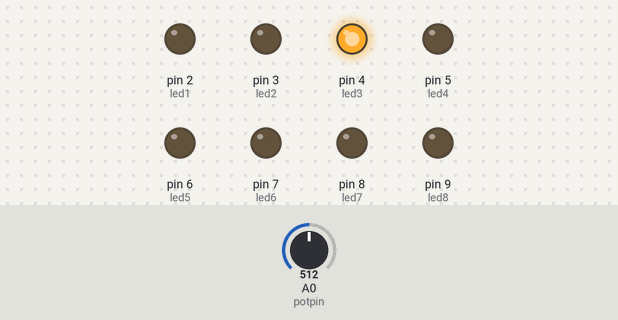
Bench run of a sketch on a simulated Arduino Uno, built with avr-gcc and run on an emulated ATmega328P. Parts: output pins drawn as LEDs (lit = HIGH). Dashed ring = blinking. The inputs (shaded band) are chosen by the test bench; at power-on: A0 (potpin) = 512.

Above: at 4.8 s.
4.9 s: A0 (potpin) set to 0
At 9.4 s:
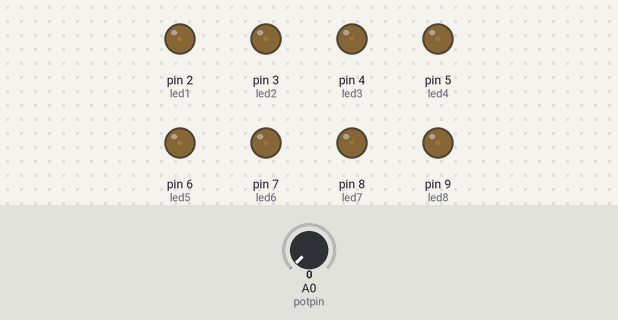
10.0 s: A0 (potpin) set to 122
At 10.3 s:
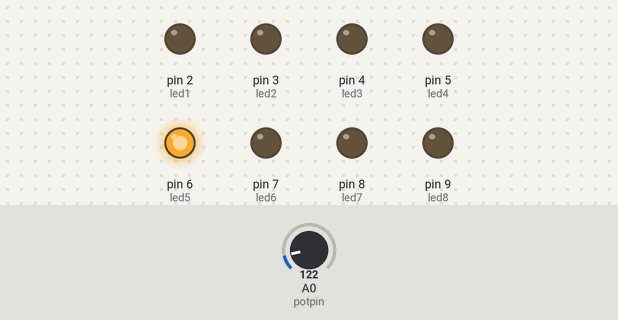
15.1 s: A0 (potpin) set to 306
At 16.01 s:
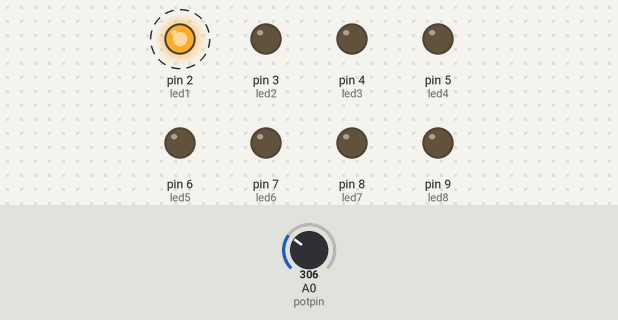
Timing chart, 0 to 26.2 s (numbered marks = the images above; inputs shaded):
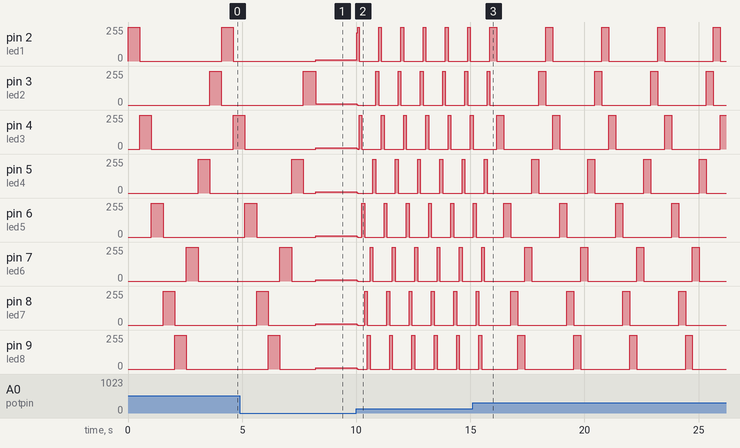

The sketch:

sketch_mar10b.ino
```cpp
int led1= 2;
int led2= 3;
int led3= 4;
int led4= 5;
int led5= 6;
int led6= 7;
int led7= 8;
int led8= 9;
int potpin = A0;

void setup()
{

  pinMode(led1,OUTPUT);
  pinMode(led2,OUTPUT);
  pinMode(led3,OUTPUT);
  pinMode(led4,OUTPUT);
  pinMode(led5,OUTPUT);
  pinMode(led6,OUTPUT);
  pinMode(led7,OUTPUT);
  pinMode(led8,OUTPUT);
  pinMode(potpin,INPUT);

}
void loop()
{
int pot = analogRead(potpin);

digitalWrite(led1,HIGH);
delay(pot);
digitalWrite(led1,LOW);

digitalWrite(led3,HIGH);
delay(pot);
digitalWrite(led3,LOW);

digitalWrite(led5,HIGH);
delay(pot);
digitalWrite(led5,LOW);

digitalWrite(led7,HIGH);
delay(pot);
digitalWrite(led7,LOW);

digitalWrite(led8,HIGH);
delay(pot);
digitalWrite(led8,LOW);

digitalWrite(led6,HIGH);
delay(pot);
digitalWrite(led6,LOW);

digitalWrite(led4,HIGH);
delay(pot);
digitalWrite(led4,LOW);

digitalWrite(led2,HIGH);
delay(pot);
digitalWrite(led2,LOW);

}
```

Measured:
- after the input at 10.0 s, pin 2 (led1): 10/255 → 212/255 at once, then moves between 0/255 and 255/255, repeating every 0.98 s; pin 3 (led2): 11/255 → 2/255 at once, then repeats every 0.90 s: 0/255 0.78 s, 255/255 0.12 s
- after the input at 15.1 s, pin 2 (led1): alternates 255/255 for 0.31 s and 0/255 for 2.1 s, starting after 1.1 s
- by itself, pin 4 (led3): repeats every 2.4 s: 255/255 0.31 s, 0/255 2.1 s
- by itself, pin 5 (led4): repeats every 2.3 s: 0/255 2.0 s, 255/255 0.31 s
